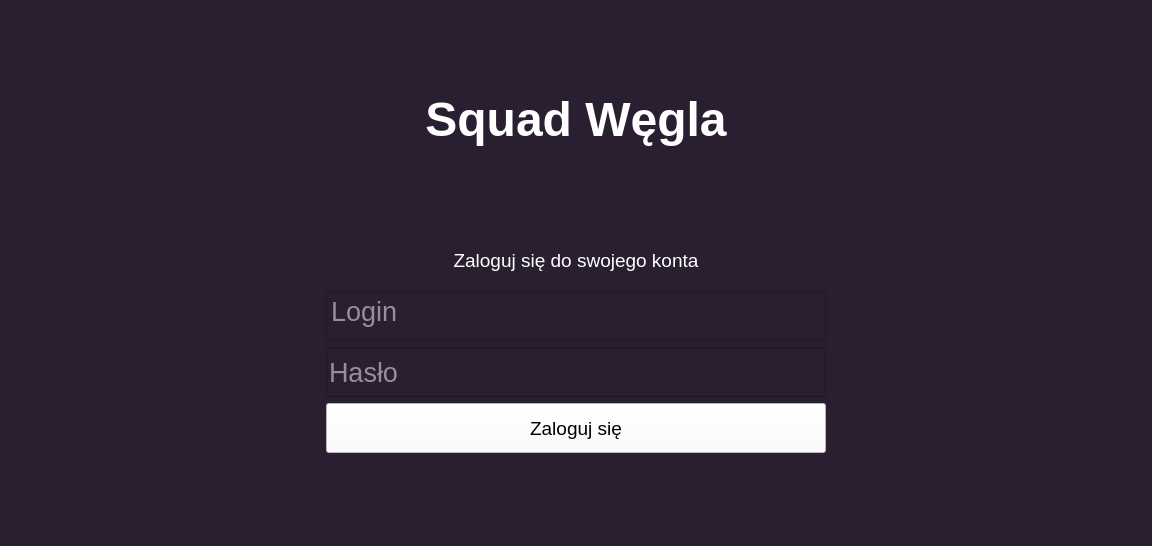
<?xml version="1.0" encoding="UTF-8"?>
<ui version="4.0">
 <class>MainWindow</class>
 <widget class="QMainWindow" name="MainWindow">
  <property name="geometry">
   <rect>
    <x>0</x>
    <y>0</y>
    <width>1152</width>
    <height>546</height>
   </rect>
  </property>
  <property name="windowTitle">
   <string>MainWindow</string>
  </property>
  <property name="styleSheet">
   <string notr="true">background-color: rgb(42, 31, 48);
color: white;
</string>
  </property>
  <widget class="QWidget" name="centralwidget">
   <layout class="QGridLayout" name="gridLayout">
    <item row="0" column="0">
     <widget class="QLabel" name="tytul">
      <property name="sizePolicy">
       <sizepolicy hsizetype="Preferred" vsizetype="Fixed">
        <horstretch>0</horstretch>
        <verstretch>0</verstretch>
       </sizepolicy>
      </property>
      <property name="minimumSize">
       <size>
        <width>400</width>
        <height>50</height>
       </size>
      </property>
      <property name="maximumSize">
       <size>
        <width>16777215</width>
        <height>100</height>
       </size>
      </property>
      <property name="font">
       <font>
        <pointsize>36</pointsize>
        <weight>75</weight>
        <italic>false</italic>
        <bold>true</bold>
        <underline>false</underline>
       </font>
      </property>
      <property name="styleSheet">
       <string notr="true">Color: white;</string>
      </property>
      <property name="text">
       <string>Squad Węgla</string>
      </property>
      <property name="alignment">
       <set>Qt::AlignCenter</set>
      </property>
     </widget>
    </item>
    <item row="1" column="0">
     <layout class="QVBoxLayout" name="Logowanie">
      <item>
       <widget class="QLabel" name="napis">
        <property name="maximumSize">
         <size>
          <width>16777215</width>
          <height>50</height>
         </size>
        </property>
        <property name="font">
         <font>
          <pointsize>14</pointsize>
         </font>
        </property>
        <property name="text">
         <string>Zaloguj się do swojego konta</string>
        </property>
        <property name="alignment">
         <set>Qt::AlignCenter</set>
        </property>
       </widget>
      </item>
      <item>
       <widget class="QTextEdit" name="input_login">
        <property name="maximumSize">
         <size>
          <width>500</width>
          <height>50</height>
         </size>
        </property>
        <property name="font">
         <font>
          <pointsize>20</pointsize>
         </font>
        </property>
        <property name="tabletTracking">
         <bool>false</bool>
        </property>
        <property name="focusPolicy">
         <enum>Qt::StrongFocus</enum>
        </property>
        <property name="contextMenuPolicy">
         <enum>Qt::DefaultContextMenu</enum>
        </property>
        <property name="acceptDrops">
         <bool>true</bool>
        </property>
        <property name="styleSheet">
         <string notr="true"/>
        </property>
        <property name="placeholderText">
         <string>Login</string>
        </property>
       </widget>
      </item>
      <item>
       <widget class="QLineEdit" name="input_haslo">
        <property name="enabled">
         <bool>true</bool>
        </property>
        <property name="sizePolicy">
         <sizepolicy hsizetype="Expanding" vsizetype="Expanding">
          <horstretch>0</horstretch>
          <verstretch>0</verstretch>
         </sizepolicy>
        </property>
        <property name="maximumSize">
         <size>
          <width>500</width>
          <height>50</height>
         </size>
        </property>
        <property name="font">
         <font>
          <pointsize>20</pointsize>
         </font>
        </property>
        <property name="text">
         <string/>
        </property>
        <property name="echoMode">
         <enum>QLineEdit::Password</enum>
        </property>
        <property name="placeholderText">
         <string>Hasło</string>
        </property>
       </widget>
      </item>
      <item>
       <widget class="QPushButton" name="login_button">
        <property name="maximumSize">
         <size>
          <width>600</width>
          <height>50</height>
         </size>
        </property>
        <property name="font">
         <font>
          <pointsize>14</pointsize>
         </font>
        </property>
        <property name="styleSheet">
         <string notr="true">background-color: white;
color: black;</string>
        </property>
        <property name="text">
         <string>Zaloguj się</string>
        </property>
       </widget>
      </item>
     </layout>
    </item>
   </layout>
  </widget>
  <widget class="QMenuBar" name="menubar">
   <property name="geometry">
    <rect>
     <x>0</x>
     <y>0</y>
     <width>1152</width>
     <height>20</height>
    </rect>
   </property>
  </widget>
  <widget class="QStatusBar" name="statusbar"/>
 </widget>
 <resources/>
 <connections/>
</ui>
